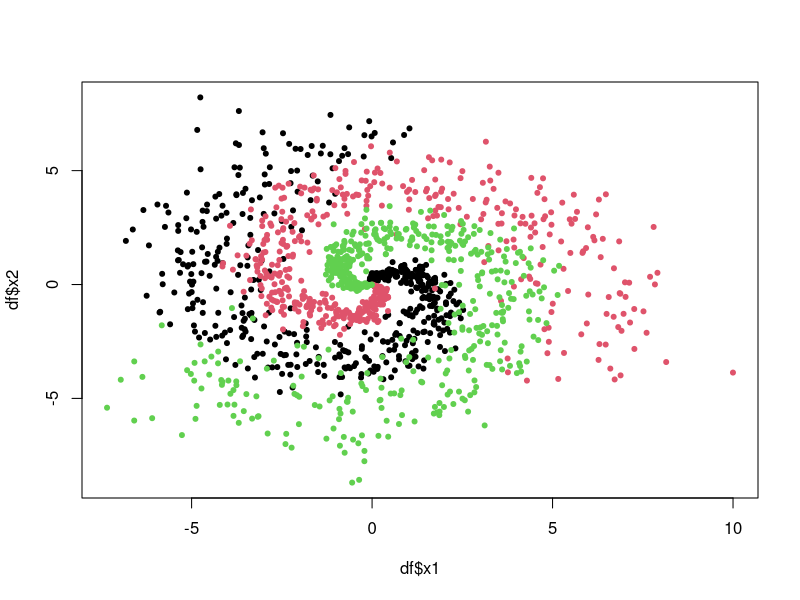

Write R code to recreate this figure.
## ---- chunk 1
packages <- c(
  "dplyr", 
  "readr", 
  "tidyr", 
  "purrr", 
  "broom",
  "magrittr",
  "corrplot",
  "caret",
  "rpart",
  "rpart.plot",
  "e1071",
  "torch", 
  "luz"
)

# renv::install(packages)
sapply(packages, require, character.only=T)
## ---- chunk 2
generate_three_spirals <- function(){
  set.seed(42)
  n <- 500
  noise <- 0.2
  t <- (1:n) / n * 2 * pi
  x1 <- c(
      t * (sin(t) + rnorm(n, 0, noise)),
      t * (sin(t + 2 * pi/3) + rnorm(n, 0, noise)),
      t * (sin(t + 4 * pi/3) + rnorm(n, 0, noise))
    )
  x2 <- c(
      t * (cos(t) + rnorm(n, 0, noise)),
      t * (cos(t + 2 * pi/3) + rnorm(n, 0, noise)),
      t * (cos(t + 4 * pi/3) + rnorm(n, 0, noise))
    )
  y <- as.factor(
    c(
      rep(0, n), 
      rep(1, n), 
      rep(2, n)
    )
  )
  return(tibble(x1=x1, x2=x2, y=y))
}
## ---- chunk 3
df <- generate_three_spirals()

plot(
  df$x1, df$x2,
  col = df$y,
  pch = 20
)
## ---- chunk 4
sessionInfo()
